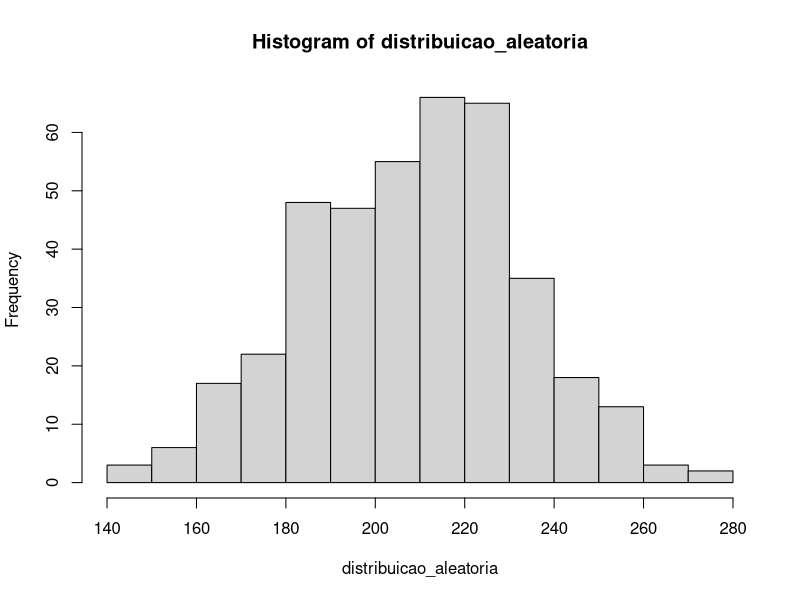
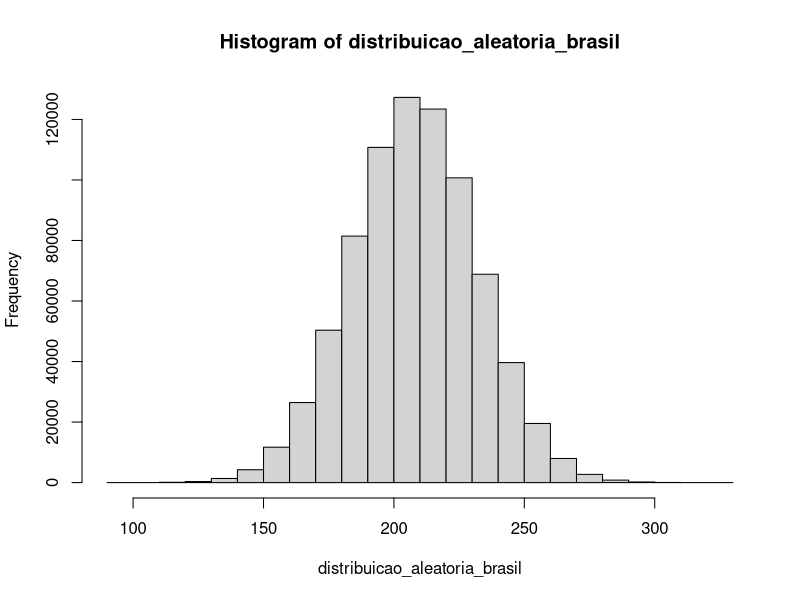

Recreate these plots in R, in order.
### Variáveis

remuneracao_minima<- 32 #valor por hora que deve ser garantido pelo aplicativo. corresponde  ao período entre a aceitação da viagem pelo trabalhador e a chegada do usuário ao destino
remuneração_servico_prestado<- 8.03 #parcela da remuneração mínima indicada para a remuneração do trabalhador
ressarcimento_custos<- 24.07 #parcela da remuneração mínima indicada ressarcimento de custos do trabalhador
salario_contribuicao<- 0.25 #percentual sobre o valor bruto auferido no mês
contribuicao_previdenciaria_trabalhador<- 0.2 #alíquota de contribuição à previdência aplicada sobre o salário contribuição paga pela empresa
contribuicao_previdenciaria_autonomo<- 0.075 #alíquota de contribuição à previdência aplicada sobre o salário contribuição paga pelo trabalhador


#### Referência de dados de uma pesquisa de BH
tamanho_amostra<- 400
media_horas_trabalhadas_semanais <- 52
mediana_horas_trabalhadas_semanais <- 50


media_horas_trabalhadas_mensais <- media_horas_trabalhadas_semanais * 4
mediana_horas_trabalhadas_mensais <- mediana_horas_trabalhadas_semanais * 4

#estimativa de variância
variancia_horas_trabalhadas_mensais<- 9*((media_horas_trabalhadas_mensais-mediana_horas_trabalhadas_mensais)^2 )
desvio_padrao<- sqrt(variancia_horas_trabalhadas_mensais)

desvio_padrao <- 3*(media_horas_trabalhadas_mensais-mediana_horas_trabalhadas_mensais)

#margem de erro
margem_erro<- 1.96*(media_horas_trabalhadas_mensais/sqrt(tamanho_amostra))

#Uma distribuição aleatória baseada na amostra


###Fazer o cálculo considerando uma distribuição t-student


#Considerando a amostra da pesquisa em BH
set.seed(1972)

distribuicao_aleatoria<-
rnorm(400, mean = media_horas_trabalhadas_mensais,  desvio_padrao)

hist(distribuicao_aleatoria)


#Considerando a extrapolação para o número do IBGE que indica 778 mil motoristas de aplicativo

set.seed(1972)

distribuicao_aleatoria_brasil<-
  rnorm(778000, mean = media_horas_trabalhadas_mensais,  desvio_padrao)

hist(distribuicao_aleatoria_brasil)


#Aplicando a distribuição aleatória